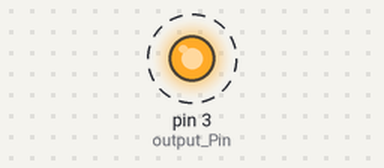
Recording of a program running on a simulated MicroPython board. Shown: output pins drawn as LEDs (lit = HIGH). Dashed ring = blinking. What the program prints to the serial console is not drawn.

Above: at 0.5 s.
Timing chart, 0 to 4.6 s (numbered marks = the images above):
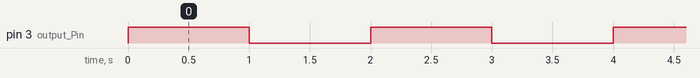

Measured:
- by itself, pin 3 (output_Pin): alternates HIGH for 1.0 s and LOW for 1.0 s

The program:

gpio_Out.py
```python
import machine
import time

output_PinNo = 3

output_Pin = machine.Pin(output_PinNo, machine.Pin.OUT)

while(True):
    output_Pin.on()
    print("Output Pin is on!")
    time.sleep(1)

    output_Pin.off()
    print("Output Pin is off!")
    time.sleep(1)
```
